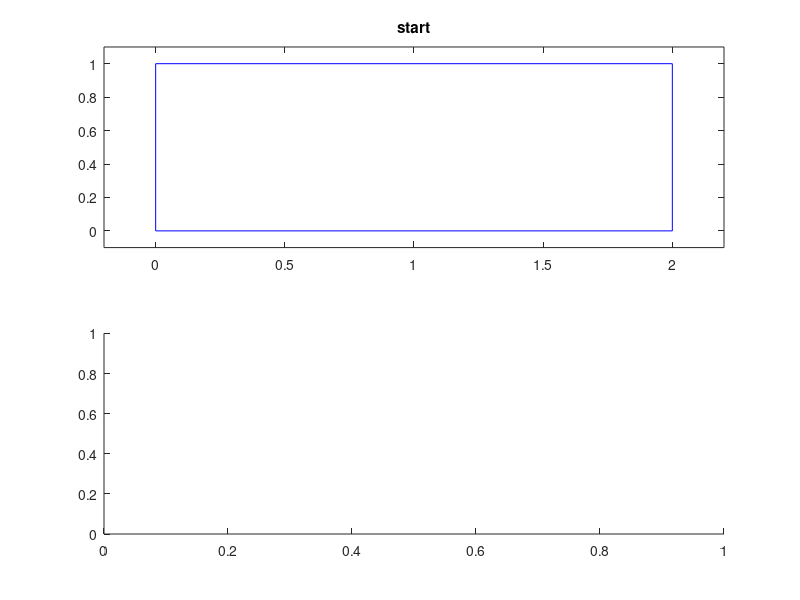

Write MATLAB code to recreate this figure. (Note: this script raises an error after producing the figure.)
clc 
clear all
% main box sizes:
a=2;
b=1;

Nb=15; % number of boxes

% random boxes sizes:
mab=mean([a b])
aa=0.05*mab+0.3*mab*rand(1,Nb)
bb=0.05*mab+0.3*mab*rand(1,Nb);
m2=min([aa bb]/2); % smallest half-size
AA=aa.*bb; % boxes areas

penalty=0.2*a*b;
nac=0.8; % negative area coefficient
N=500;   % population size
ng=100;  % number of generations
pmpe=0.05; % places exchange mutation probability
pmbj=0.01; % big gauss jump
pmsj=0.02; % small gauss jump
pmrr=0.05; % random rotation
pmvi=0.05; % random visible/invisible
pmne=0.1; % move to nearest adge

figure;
%ha1=axes;
ha1=subplot(2,1,1);
plot([0 a a 0 0], [0 0 b b 0],'b-');
xlim([-0.1*a 1.1*a]);
ylim([-0.1*b 1.1*b]);
set(ha1,'NextPlot','add');
ht=title(ha1,'start');
ha2=subplot(2,1,2);
drawnow;


set_cl; % set color table cl to plot boxes with different colors



% random initial population:
G=zeros(N,4*Nb);
Gch=zeros(N,4*Nb); % children
for Nc=1:N % for each individual
    G1=zeros(4,Nb); % one individual
    % G1(1,i)=1 if i-box is visible
    % G1(2,i)=1 if i-box is rotated at 90 degrees
    % G1(3,i) - x-coordinate of i-box center
    % G1(4,i) - y-coordinate of i-box center

    G1(1,:)=double(rand(1,Nb)<0.2);
    G1(2,:)=double(rand(1,Nb)<0.5);
    
    G1(3,:)=m2+(a-m2)*rand(1,Nb);
    G1(4,:)=m2+(b-m2)*rand(1,Nb);
    
    
    G(Nc,:)=(G1(:))'; % (G1(:))' converts matrix to row-vector
end

hi=imagesc(G,'parent',ha2);
drawnow;



Gpr1=zeros(4,Nb);
Gpr2=zeros(4,Nb); % two parents
Gch1=zeros(4,Nb);
Gch2=zeros(4,Nb); % two children
for ngc=1:ng % generations counting
    % find fitnesses:
    fitnesses=zeros(N,1);
    for Nc=1:N % for each individual
        G1(:)=(G(Nc,:))';
        vis=G1(1,:);
        ind=find(vis);
        L=length(ind);
        if L>0
            % only visible:
            rot=G1(2,ind);
            x=G1(3,ind);
            y=G1(4,ind);
            if L==1
                aaa=aa(ind); %sono numeri
                bbb=bb(ind);
                if rot % se entra qua dentro, cambia larghezza con altezza 
                    tmp=aaa;
                    aaa=bbb;
                    bbb=tmp;
                end
                A0=AA(ind); % box area
                x1=max([x-aaa/2  0]);
                y1=max([y-bbb/2  0]);
                x2=min([x+aaa/2  a]);
                y2=min([y+bbb/2  b]);
                % x1 - x2,  y1 - y2 is box (part of current box) that inside main box
                if (x1>=x2)||(y1>=y2)
                    A=0; % box that inside main box area
                else
                    A=(x2-x1)*(y2-y1); % box that inside main box area
                end
                %if A<A0 % if not fully inside main box
                if (aaa/2<=x)&&(x<=a-aaa/2)&&(bbb/2<=y)&&(y<=b-bbb/2) % if filly inside
                    fitness=A;
                else
                    fitness=A-nac*(A0-A)-penalty;
                end
                    
            else
                fitness=0;
                ispen=false; % true if penality
                
                % check cross with main box:
                % add boxes arreas and strong subtract out areas:
                for n=1:L % for each box
                    ind1=ind(n);
                    aaa=aa(ind1);
                    bbb=bb(ind1);
                    if rot(n)
                        tmp=aaa;
                        aaa=bbb;
                        bbb=tmp;
                    end
                    A0=AA(ind1); % box area
                    x1=max([x(n)-aaa/2  0]);
                    y1=max([y(n)-bbb/2  0]);
                    x2=min([x(n)+aaa/2  a]);
                    y2=min([y(n)+bbb/2  b]);
                    % x1 - x2,  y1 - y2 is box (part of current box) that inside main box
                    if (x1>=x2)||(y1>=y2)
                        A=0; % box that inside main box area
                    else
                        A=(x2-x1)*(y2-y1); % box that inside main box area
                    end
                    %if A<A0 % if not fully inside main box
                        %fitness=fitness + A-nac*(A0-A);
                        %ispen=true; % penality
                    %else
                        %fitness=fitness + A;
                    %end
                    
                    if (aaa/2<=x(n))&&(x(n)<=a-aaa/2)&&(bbb/2<=y(n))&&(y(n)<=b-bbb/2) % if filly inside
                        fitness=fitness + A;
                    else
                        fitness=fitness + A-nac*(A0-A);
                        ispen=true; % penality
                    end
                    
                end
                
                % for each pair of boxes:
                for n1=1:L-1
                    ind1=ind(n1);
                    aaa1=aa(ind1);
                    bbb1=bb(ind1);
                    if rot(n1)
                        tmp=aaa1;
                        aaa1=bbb1;
                        bbb1=tmp;
                    end
                    A1=AA(ind1);
                    x1=x(n1);
                    y1=y(n1); % position of 1st box of pair
                    for n2=n1+1:L
                        ind2=ind(n2);
                        aaa2=aa(ind2);
                        bbb2=bb(ind2);
                        if rot(n2)
                            tmp=aaa2;
                            aaa2=bbb2;
                            bbb2=tmp;
                        end
                        A2=AA(ind2);
                        x2=x(n2);
                        y2=y(n2); % position of 2nd box of pair
                        dx=abs(x1-x2);
                        dy=abs(y1-y2); % distancies
                        a12=(aaa1/2+aaa2/2);
                        b12=(bbb1/2+bbb2/2);
                        if (dx<a12)&&(dy<b12) % if cross
                            ispen=true;
                            Ac=(a12-dx)*(b12-dy); % area of cross
                            fitness=fitness-Ac-Ac; % becuse area of n1 and n2 was added fully
                            fitness=fitness-2*nac*Ac;
                        end

                    end
                end
                
                if ispen
                    fitness=fitness-penalty;
                end
        
            end
        else
            fitness=0;
        end
        fitnesses(Nc)=fitness;
    end
    
    [fb bi]=max(fitnesses); % best
    
    % plot best:
    G1(:)=(G(bi,:))';
    Gb=G(bi,:); % best
    if mod(ngc,10)==0
        cla(ha1);
        Atmp=0;
        for Nbc=1:Nb
            vis1=G1(1,Nbc);
            if vis1
                rot1=G1(2,Nbc);
                aaa=aa(Nbc);
                bbb=bb(Nbc);
                if rot1
                    tmp=aaa;
                    aaa=bbb;
                    bbb=tmp;
                end
                x=G1(3,Nbc);
                y=G1(4,Nbc);
                plot([x-aaa/2  x+aaa/2  x+aaa/2  x-aaa/2  x-aaa/2],...
                     [y-bbb/2  y-bbb/2  y+bbb/2  y+bbb/2  y-bbb/2],...
                     '-','color',cl(Nbc,:),...
                     'parent',ha1);
                hold on;
                Atmp=Atmp+aaa*bbb;
            end
        end
        plot([0 a a 0 0], [0 0 b b 0],'b-','parent',ha1);
        xlim(ha1,[-0.1*a 1.1*a]);
        ylim(ha1,[-0.1*b 1.1*b]);
        
        set(hi,'Cdata',G);
        
        nvb=length(find(G1(1,:))); % number of visible boxes
        
        set(ht,'string',[' generation: ' num2str(ngc)  ', boxes: ' num2str(nvb) ', area: ' num2str(fb)]);
        
        drawnow;
    end
    
    
    % prepare for crossover, selection:
    fmn=min(fitnesses);
    fst=std(fitnesses);
    if fst<1e-7
        fst=1e-7;
    end
    fmn1=fmn-0.01*fst; % little low then minimum
    P=fitnesses-fmn1; % positive values
    p=P/sum(P); % probabilities
    ii=roulette_wheel_indexes(N,p);
    Gp=G(ii,:); % parents
    
    % crossover:
    for n=1:2:N
        pr1=Gp(n,:);
        pr2=Gp(n+1,:); % two parents
        % in matrix form:
        Gpr1(:)=pr1'; 
        Gpr2(:)=pr2';
        
        for Nbc=1:Nb
            
            % visibility:
            if rand<0.5
                Gch1(1,Nbc)=Gpr1(1,Nbc);
            else
                Gch1(1,Nbc)=Gpr2(1,Nbc);
            end
            if rand<0.5
                Gch2(1,Nbc)=Gpr1(1,Nbc);
            else
                Gch2(1,Nbc)=Gpr2(1,Nbc);
            end
            
            % rotation:
            if rand<0.5
                Gch1(2,Nbc)=Gpr1(2,Nbc);
            else
                Gch1(2,Nbc)=Gpr2(2,Nbc);
            end
            if rand<0.5
                Gch2(2,Nbc)=Gpr1(2,Nbc);
            else
                Gch2(2,Nbc)=Gpr2(2,Nbc);
            end
            
            % position:
            % child 1:
            %i3=ceil(3*rand);
            %i3=roulette_wheel_indexes(1,[0.2 0.4 0.4]);
            i3=1+ceil(2*rand);
            switch i3
                case 1 % get mean position
                    Gch1(3,Nbc)=(Gpr1(3,Nbc)+Gpr2(3,Nbc))/2;
                    Gch1(4,Nbc)=(Gpr1(4,Nbc)+Gpr2(4,Nbc))/2;
                case 2 %get position of parent 1
                    Gch1(3,Nbc)=Gpr1(3,Nbc);
                    Gch1(4,Nbc)=Gpr1(4,Nbc);
                case 3 %get position of parent 2
                    Gch1(3,Nbc)=Gpr2(3,Nbc);
                    Gch1(4,Nbc)=Gpr2(4,Nbc);
            end
            % child 2:
            %i3=ceil(3*rand);
            %i3=roulette_wheel_indexes(1,[0.2 0.4 0.4]);
            i3=1+ceil(2*rand);
            switch i3
                case 1 % get mean position
                    Gch2(3,Nbc)=(Gpr1(3,Nbc)+Gpr2(3,Nbc))/2;
                    Gch2(4,Nbc)=(Gpr1(4,Nbc)+Gpr2(4,Nbc))/2;
                case 2 %get position of parent 1
                    Gch2(3,Nbc)=Gpr1(3,Nbc);
                    Gch2(4,Nbc)=Gpr1(4,Nbc);
                case 3 %get position of parent 2
                    Gch2(3,Nbc)=Gpr2(3,Nbc);
                    Gch2(4,Nbc)=Gpr2(4,Nbc);
            end
            
            
        end
        ch1=(Gch1(:))';
        ch2=(Gch2(:))';
        Gch(n,:)=ch1;
        Gch(n+1,:)=ch2;
        
        
    end
    G=Gch; % now children
    
    % mutations:
    % places exchange
    for Nc=1:N % for each individual
        if rand<pmpe
            G1(:)=(G(Nc,:))';
            ir1=ceil(Nb*rand);
            ir2=ceil(Nb*rand);
            tmp1=G1(3:4,ir1);
            G1(3:4,ir1)=G1(3:4,ir2);
            G1(3:4,ir2)=tmp1;
            G(Nc,:)=(G1(:))';
        end
    end
    
    % big gauss jump:
    for Nc=1:N % for each individual
        if rand<pmbj
            G1(:)=(G(Nc,:))';
            ir=ceil(Nb*rand);
            G1(3:4,ir)=G1(3:4,ir)+[0.05*a*randn;
                                   0.05*b*randn];
            G(Nc,:)=(G1(:))';
        end
    end
    
    % small gauss jump:
    for Nc=1:N % for each individual
        if rand<pmsj
            G1(:)=(G(Nc,:))';
            ir=ceil(Nb*rand);
            G1(3:4,ir)=G1(3:4,ir)+[0.005*a*randn;
                                   0.005*b*randn];
            G(Nc,:)=(G1(:))';
        end
    end
    
    % random rotation:
    for Nc=1:N % for each individual
        if rand<pmrr
            G1(:)=(G(Nc,:))';
            ir=ceil(Nb*rand);
            G1(2,ir)=double(rand<0.5);
            G(Nc,:)=(G1(:))';
        end
    end
    
    % random visible/invisible:
    for Nc=1:N % for each individual
        if rand<pmvi
            G1(:)=(G(Nc,:))';
            ir=ceil(Nb*rand);
            G1(1,ir)=double(rand<0.5);
            G(Nc,:)=(G1(:))';
        end
    end
    
    % move to nearest edge:
    for Nc=1:N % for each individual
        if rand<pmne
            G1(:)=(G(Nc,:))';
            ir=ceil(Nb*rand); % random small box
            rv=find((G1(1,:))&((1:Nb)~=Nc)); % find rest visible
            if rand<0.5
                % to veritcile edge
                eax=[G1(3,rv)-aa(rv)/2  G1(3,rv)+aa(rv)/2  0  a]; % edge xs
                deax=[(G1(3,ir)-aa(ir)/2) - eax  (G1(3,ir)+aa(ir)/2) - eax]; % distancies
                [dmn indm]=min(abs(deax));
                G1(3,ir)=G1(3,ir)-deax(indm);
            else
                % to horizontal edge
                eay=[G1(4,rv)-bb(rv)/2  G1(4,rv)+bb(rv)/2  0  b]; % edge ys
                deay=[(G1(4,ir)-bb(ir)/2) - eay  (G1(4,ir)+bb(ir)/2) - eay]; % distancies
                [dmn indm]=min(abs(deay));
                G1(4,ir)=G1(4,ir)-deay(indm);
            end
        end
    end
    
    
    
    % ellitism:
    G(1,:)=Gb;
    

    
    
    
end

